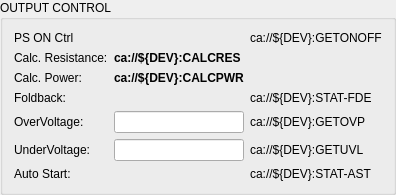
       <widget class="QGroupBox" name="OutControl">
        <property name="title">
         <string>OUTPUT CONTROL</string>
        </property>
        <layout class="QVBoxLayout" name="verticalLayout_6">
         <item>
          <layout class="QGridLayout" name="gridLayout_8">
           <item row="0" column="0">
            <widget class="QLabel" name="label_38">
             <property name="sizePolicy">
              <sizepolicy hsizetype="MinimumExpanding" vsizetype="MinimumExpanding">
               <horstretch>0</horstretch>
               <verstretch>0</verstretch>
              </sizepolicy>
             </property>
             <property name="maximumSize">
              <size>
               <width>150</width>
               <height>30</height>
              </size>
             </property>
             <property name="text">
              <string>PS ON Ctrl</string>
             </property>
            </widget>
           </item>
           <item row="5" column="2">
            <widget class="PyDMLabel" name="PyDMLabel_28">
             <property name="sizePolicy">
              <sizepolicy hsizetype="MinimumExpanding" vsizetype="MinimumExpanding">
               <horstretch>0</horstretch>
               <verstretch>0</verstretch>
              </sizepolicy>
             </property>
             <property name="maximumSize">
              <size>
               <width>150</width>
               <height>30</height>
              </size>
             </property>
             <property name="toolTip">
              <string/>
             </property>
             <property name="text">
              <string>ca://${DEV}:GETUVL</string>
             </property>
             <property name="alignment">
              <set>Qt::AlignLeading|Qt::AlignLeft|Qt::AlignVCenter</set>
             </property>
             <property name="precision" stdset="0">
              <number>0</number>
             </property>
             <property name="showUnits" stdset="0">
              <bool>true</bool>
             </property>
             <property name="precisionFromPV" stdset="0">
              <bool>true</bool>
             </property>
             <property name="alarmSensitiveBorder" stdset="0">
              <bool>true</bool>
             </property>
             <property name="channel" stdset="0">
              <string>ca://${DEV}:GETUVL</string>
             </property>
            </widget>
           </item>
           <item row="4" column="2">
            <widget class="PyDMLabel" name="PyDMLabel_22">
             <property name="sizePolicy">
              <sizepolicy hsizetype="MinimumExpanding" vsizetype="MinimumExpanding">
               <horstretch>0</horstretch>
               <verstretch>0</verstretch>
              </sizepolicy>
             </property>
             <property name="maximumSize">
              <size>
               <width>150</width>
               <height>30</height>
              </size>
             </property>
             <property name="toolTip">
              <string/>
             </property>
             <property name="text">
              <string>ca://${DEV}:GETOVP</string>
             </property>
             <property name="alignment">
              <set>Qt::AlignLeading|Qt::AlignLeft|Qt::AlignVCenter</set>
             </property>
             <property name="precision" stdset="0">
              <number>0</number>
             </property>
             <property name="showUnits" stdset="0">
              <bool>true</bool>
             </property>
             <property name="precisionFromPV" stdset="0">
              <bool>true</bool>
             </property>
             <property name="alarmSensitiveBorder" stdset="0">
              <bool>true</bool>
             </property>
             <property name="channel" stdset="0">
              <string>ca://${DEV}:GETOVP</string>
             </property>
            </widget>
           </item>
           <item row="4" column="0">
            <widget class="QLabel" name="label_42">
             <property name="sizePolicy">
              <sizepolicy hsizetype="MinimumExpanding" vsizetype="MinimumExpanding">
               <horstretch>0</horstretch>
               <verstretch>0</verstretch>
              </sizepolicy>
             </property>
             <property name="maximumSize">
              <size>
               <width>150</width>
               <height>30</height>
              </size>
             </property>
             <property name="text">
              <string>OverVoltage:</string>
             </property>
            </widget>
           </item>
           <item row="6" column="1">
            <widget class="PyDMEnumButton" name="PyDMEnumButton_9">
             <property name="sizePolicy">
              <sizepolicy hsizetype="MinimumExpanding" vsizetype="MinimumExpanding">
               <horstretch>0</horstretch>
               <verstretch>0</verstretch>
              </sizepolicy>
             </property>
             <property name="maximumSize">
              <size>
               <width>150</width>
               <height>50</height>
              </size>
             </property>
             <property name="toolTip">
              <string/>
             </property>
             <property name="alarmSensitiveBorder" stdset="0">
              <bool>false</bool>
             </property>
             <property name="channel" stdset="0">
              <string>ca://${DEV}:SETAST</string>
             </property>
             <property name="invertOrder" stdset="0">
              <bool>true</bool>
             </property>
             <property name="orientation" stdset="0">
              <enum>Qt::Horizontal</enum>
             </property>
            </widget>
           </item>
           <item row="4" column="1">
            <widget class="PyDMLineEdit" name="PyDMLineEdit_5">
             <property name="sizePolicy">
              <sizepolicy hsizetype="MinimumExpanding" vsizetype="MinimumExpanding">
               <horstretch>0</horstretch>
               <verstretch>0</verstretch>
              </sizepolicy>
             </property>
             <property name="maximumSize">
              <size>
               <width>150</width>
               <height>30</height>
              </size>
             </property>
             <property name="toolTip">
              <string/>
             </property>
             <property name="showUnits" stdset="0">
              <bool>true</bool>
             </property>
             <property name="channel" stdset="0">
              <string>ca://${DEV}:SETOVP</string>
             </property>
            </widget>
           </item>
           <item row="5" column="1">
            <widget class="PyDMLineEdit" name="PyDMLineEdit_6">
             <property name="sizePolicy">
              <sizepolicy hsizetype="MinimumExpanding" vsizetype="MinimumExpanding">
               <horstretch>0</horstretch>
               <verstretch>0</verstretch>
              </sizepolicy>
             </property>
             <property name="maximumSize">
              <size>
               <width>150</width>
               <height>30</height>
              </size>
             </property>
             <property name="toolTip">
              <string/>
             </property>
             <property name="showUnits" stdset="0">
              <bool>true</bool>
             </property>
             <property name="channel" stdset="0">
              <string>ca://${DEV}:SETUVL</string>
             </property>
            </widget>
           </item>
           <item row="6" column="0">
            <widget class="QLabel" name="label_44">
             <property name="sizePolicy">
              <sizepolicy hsizetype="MinimumExpanding" vsizetype="MinimumExpanding">
               <horstretch>0</horstretch>
               <verstretch>0</verstretch>
              </sizepolicy>
             </property>
             <property name="maximumSize">
              <size>
               <width>150</width>
               <height>30</height>
              </size>
             </property>
             <property name="text">
              <string>Auto Start:</string>
             </property>
            </widget>
           </item>
           <item row="1" column="1">
            <widget class="PyDMLabel" name="PyDMLabel_15">
             <property name="sizePolicy">
              <sizepolicy hsizetype="MinimumExpanding" vsizetype="MinimumExpanding">
               <horstretch>0</horstretch>
               <verstretch>0</verstretch>
              </sizepolicy>
             </property>
             <property name="maximumSize">
              <size>
               <width>150</width>
               <height>30</height>
              </size>
             </property>
             <property name="font">
              <font>
               <weight>75</weight>
               <bold>true</bold>
              </font>
             </property>
             <property name="toolTip">
              <string/>
             </property>
             <property name="text">
              <string>ca://${DEV}:CALCRES</string>
             </property>
             <property name="alignment">
              <set>Qt::AlignLeading|Qt::AlignLeft|Qt::AlignVCenter</set>
             </property>
             <property name="precision" stdset="0">
              <number>0</number>
             </property>
             <property name="showUnits" stdset="0">
              <bool>true</bool>
             </property>
             <property name="precisionFromPV" stdset="0">
              <bool>true</bool>
             </property>
             <property name="alarmSensitiveBorder" stdset="0">
              <bool>true</bool>
             </property>
             <property name="channel" stdset="0">
              <string>ca://${DEV}:CALCRES</string>
             </property>
            </widget>
           </item>
           <item row="5" column="0">
            <widget class="QLabel" name="label_43">
             <property name="sizePolicy">
              <sizepolicy hsizetype="MinimumExpanding" vsizetype="MinimumExpanding">
               <horstretch>0</horstretch>
               <verstretch>0</verstretch>
              </sizepolicy>
             </property>
             <property name="maximumSize">
              <size>
               <width>150</width>
               <height>30</height>
              </size>
             </property>
             <property name="text">
              <string>UnderVoltage:</string>
             </property>
            </widget>
           </item>
           <item row="2" column="1">
            <widget class="PyDMLabel" name="PyDMLabel_18">
             <property name="sizePolicy">
              <sizepolicy hsizetype="MinimumExpanding" vsizetype="MinimumExpanding">
               <horstretch>0</horstretch>
               <verstretch>0</verstretch>
              </sizepolicy>
             </property>
             <property name="maximumSize">
              <size>
               <width>150</width>
               <height>30</height>
              </size>
             </property>
             <property name="font">
              <font>
               <weight>75</weight>
               <bold>true</bold>
              </font>
             </property>
             <property name="toolTip">
              <string/>
             </property>
             <property name="text">
              <string>ca://${DEV}:CALCPWR</string>
             </property>
             <property name="precision" stdset="0">
              <number>0</number>
             </property>
             <property name="showUnits" stdset="0">
              <bool>true</bool>
             </property>
             <property name="precisionFromPV" stdset="0">
              <bool>true</bool>
             </property>
             <property name="alarmSensitiveBorder" stdset="0">
              <bool>true</bool>
             </property>
             <property name="channel" stdset="0">
              <string>ca://${DEV}:CALCPWR</string>
             </property>
            </widget>
           </item>
           <item row="3" column="2">
            <widget class="PyDMLabel" name="PyDMLabel_24">
             <property name="sizePolicy">
              <sizepolicy hsizetype="MinimumExpanding" vsizetype="MinimumExpanding">
               <horstretch>0</horstretch>
               <verstretch>0</verstretch>
              </sizepolicy>
             </property>
             <property name="maximumSize">
              <size>
               <width>150</width>
               <height>30</height>
              </size>
             </property>
             <property name="toolTip">
              <string/>
             </property>
             <property name="text">
              <string>ca://${DEV}:STAT-FDE</string>
             </property>
             <property name="alignment">
              <set>Qt::AlignLeading|Qt::AlignLeft|Qt::AlignVCenter</set>
             </property>
             <property name="precision" stdset="0">
              <number>0</number>
             </property>
             <property name="showUnits" stdset="0">
              <bool>true</bool>
             </property>
             <property name="precisionFromPV" stdset="0">
              <bool>true</bool>
             </property>
             <property name="alarmSensitiveBorder" stdset="0">
              <bool>true</bool>
             </property>
             <property name="channel" stdset="0">
              <string>ca://${DEV}:STAT-FDE</string>
             </property>
            </widget>
           </item>
           <item row="2" column="0">
            <widget class="QLabel" name="label_12">
             <property name="sizePolicy">
              <sizepolicy hsizetype="MinimumExpanding" vsizetype="MinimumExpanding">
               <horstretch>0</horstretch>
               <verstretch>0</verstretch>
              </sizepolicy>
             </property>
             <property name="maximumSize">
              <size>
               <width>150</width>
               <height>30</height>
              </size>
             </property>
             <property name="text">
              <string>Calc. Power:</string>
             </property>
            </widget>
           </item>
           <item row="1" column="0">
            <widget class="QLabel" name="label_36">
             <property name="sizePolicy">
              <sizepolicy hsizetype="MinimumExpanding" vsizetype="MinimumExpanding">
               <horstretch>0</horstretch>
               <verstretch>0</verstretch>
              </sizepolicy>
             </property>
             <property name="maximumSize">
              <size>
               <width>150</width>
               <height>30</height>
              </size>
             </property>
             <property name="text">
              <string>Calc. Resistance:</string>
             </property>
            </widget>
           </item>
           <item row="0" column="2">
            <widget class="PyDMLabel" name="PyDMLabel_26">
             <property name="sizePolicy">
              <sizepolicy hsizetype="MinimumExpanding" vsizetype="MinimumExpanding">
               <horstretch>0</horstretch>
               <verstretch>0</verstretch>
              </sizepolicy>
             </property>
             <property name="maximumSize">
              <size>
               <width>150</width>
               <height>30</height>
              </size>
             </property>
             <property name="toolTip">
              <string/>
             </property>
             <property name="text">
              <string>ca://${DEV}:GETONOFF</string>
             </property>
             <property name="alignment">
              <set>Qt::AlignLeading|Qt::AlignLeft|Qt::AlignVCenter</set>
             </property>
             <property name="precision" stdset="0">
              <number>0</number>
             </property>
             <property name="showUnits" stdset="0">
              <bool>true</bool>
             </property>
             <property name="precisionFromPV" stdset="0">
              <bool>true</bool>
             </property>
             <property name="alarmSensitiveBorder" stdset="0">
              <bool>true</bool>
             </property>
             <property name="channel" stdset="0">
              <string>ca://${DEV}:GETONOFF</string>
             </property>
            </widget>
           </item>
           <item row="0" column="1">
            <widget class="PyDMEnumButton" name="PyDMEnumButton_5">
             <property name="sizePolicy">
              <sizepolicy hsizetype="MinimumExpanding" vsizetype="MinimumExpanding">
               <horstretch>0</horstretch>
               <verstretch>0</verstretch>
              </sizepolicy>
             </property>
             <property name="maximumSize">
              <size>
               <width>150</width>
               <height>50</height>
              </size>
             </property>
             <property name="toolTip">
              <string/>
             </property>
             <property name="alarmSensitiveBorder" stdset="0">
              <bool>false</bool>
             </property>
             <property name="channel" stdset="0">
              <string>ca://${DEV}:SETONOFF</string>
             </property>
             <property name="invertOrder" stdset="0">
              <bool>true</bool>
             </property>
             <property name="orientation" stdset="0">
              <enum>Qt::Horizontal</enum>
             </property>
            </widget>
           </item>
           <item row="3" column="1">
            <widget class="PyDMEnumButton" name="PyDMEnumButton_8">
             <property name="sizePolicy">
              <sizepolicy hsizetype="MinimumExpanding" vsizetype="MinimumExpanding">
               <horstretch>0</horstretch>
               <verstretch>0</verstretch>
              </sizepolicy>
             </property>
             <property name="maximumSize">
              <size>
               <width>150</width>
               <height>50</height>
              </size>
             </property>
             <property name="toolTip">
              <string/>
             </property>
             <property name="alarmSensitiveBorder" stdset="0">
              <bool>false</bool>
             </property>
             <property name="channel" stdset="0">
              <string>ca://${DEV}:SETFLD</string>
             </property>
             <property name="invertOrder" stdset="0">
              <bool>true</bool>
             </property>
             <property name="orientation" stdset="0">
              <enum>Qt::Horizontal</enum>
             </property>
            </widget>
           </item>
           <item row="6" column="2">
            <widget class="PyDMLabel" name="PyDMLabel_27">
             <property name="sizePolicy">
              <sizepolicy hsizetype="MinimumExpanding" vsizetype="MinimumExpanding">
               <horstretch>0</horstretch>
               <verstretch>0</verstretch>
              </sizepolicy>
             </property>
             <property name="maximumSize">
              <size>
               <width>150</width>
               <height>30</height>
              </size>
             </property>
             <property name="toolTip">
              <string/>
             </property>
             <property name="text">
              <string>ca://${DEV}:STAT-AST</string>
             </property>
             <property name="alignment">
              <set>Qt::AlignLeading|Qt::AlignLeft|Qt::AlignVCenter</set>
             </property>
             <property name="precision" stdset="0">
              <number>0</number>
             </property>
             <property name="showUnits" stdset="0">
              <bool>true</bool>
             </property>
             <property name="precisionFromPV" stdset="0">
              <bool>true</bool>
             </property>
             <property name="alarmSensitiveBorder" stdset="0">
              <bool>true</bool>
             </property>
             <property name="channel" stdset="0">
              <string>ca://${DEV}:STAT-AST</string>
             </property>
            </widget>
           </item>
           <item row="3" column="0">
            <widget class="QLabel" name="label_22">
             <property name="sizePolicy">
              <sizepolicy hsizetype="MinimumExpanding" vsizetype="MinimumExpanding">
               <horstretch>0</horstretch>
               <verstretch>0</verstretch>
              </sizepolicy>
             </property>
             <property name="maximumSize">
              <size>
               <width>150</width>
               <height>30</height>
              </size>
             </property>
             <property name="text">
              <string>Foldback:</string>
             </property>
            </widget>
           </item>
          </layout>
         </item>
        </layout>
       </widget>
